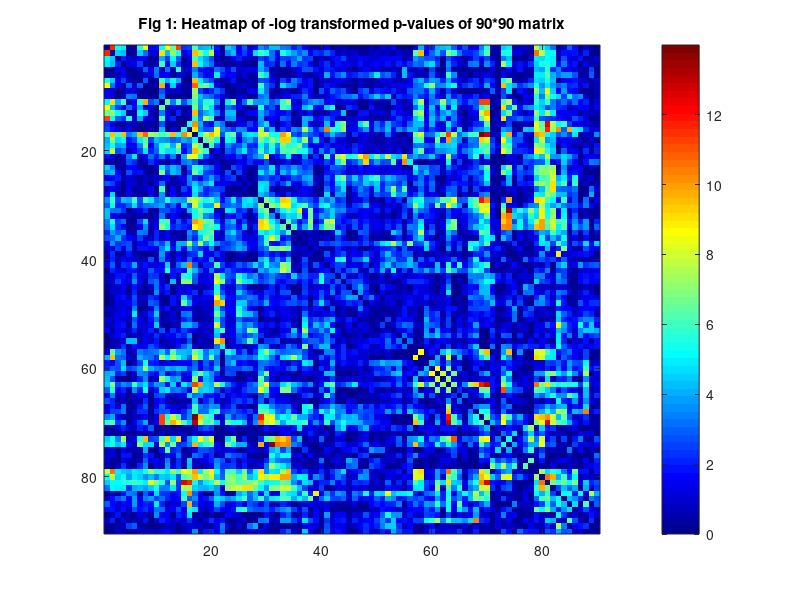

The MATLAB script that drew this image: (Note: this script raises an error after producing the figure.)

%% SICERS network detection and testing
% Network object oriented statistics method is a new appraoch to detect and
% test hidden phenotype related connectivity patterns at the "network"
% level. 
% Notet that the subgraph may vary a little bit due to the random
% intialization of the kmeans++ algorithm. 
    %% D1 data analysis
    
    load('data_d1.mat')
    imagesc(WnTr);colorbar
    colormap jet
    title('Fig 1: Heatmap of -log transformed p-values of 90*90 matrix');
    snapnow;
    warning('off','all')
    [Tr_Cindxn ,Tr_CIDn ,Tr_Clistn ]=SICERS_A(squareform(WnTr0),1,0,8);
     
    
    %% Graph Combinatorics based test
    [signodeGEP,GEPstat,P_SICERS]=GEP_newstats_testonly(WnTr,WnTr0,Tr_Cindxn,Tr_CIDn,100);  
    
    P_SICERS
    
    
    imagesc(WnTr( Tr_Clistn , Tr_Clistn ));colorbar
    colormap jet
    title('Fig 2: Heatmap of -log transformed p-values of 90*90 matrix with detected subnetworks');
    snapnow;